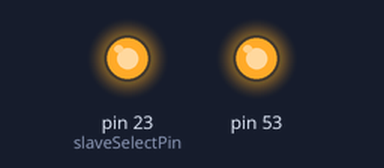
A sketch run on a simulated Arduino Mega 2560, built with avr-gcc and run on an emulated ATmega2560. Parts: output pins drawn as LEDs (lit = HIGH). What the sketch prints to the serial monitor is not drawn.

Above: at 0.1 s.
Timing chart, 0 to 1.6 s (numbered marks = the images above):
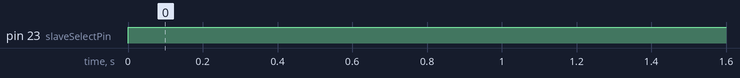

The sketch:

EncoderProject.ino
```cpp
// inslude the SPI library:
#include <SPI.h>

const int slaveSelectPin = 23;
 int recievedVal16;
 int recievedVal16B;
 int recievedVal16C;
 int recievedVal16D;
// binary  --- B11110000
// Hex   0x7F

void setup() {
  // setup code, to run once:
  SPI.begin();
  pinMode(slaveSelectPin, OUTPUT);   //SS
  pinMode(50, INPUT_PULLUP);   //MISO
  pinMode(51, OUTPUT);         //MOSI
  pinMode(52, OUTPUT);       // SCLK
  Serial.begin(38400);
  SPI.begin();

}

void loop() {
  SPI.beginTransaction(SPISettings(1000000,MSBFIRST,SPI_MODE1));
  digitalWrite(slaveSelectPin, LOW);
  delayMicroseconds(30);
  recievedVal16 = SPI.transfer16(0xf0f0);
  recievedVal16B  = SPI.transfer16(0xf0f0);
  recievedVal16C  = SPI.transfer16(0xf0f0);
  recievedVal16D  = SPI.transfer16(0xf0f0);
  SPI.endTransaction();
  digitalWrite(slaveSelectPin, HIGH);
  Serial.print("Count =  ");
  Serial.print(recievedVal16, DEC);
  Serial.print("  ");
  Serial.print(recievedVal16B, DEC);
  Serial.print("  ");
  Serial.print(recievedVal16C, DEC);
  Serial.print("  ");
  Serial.println(recievedVal16D, DEC);
  delay(500);
}
```

Measured:
- by itself, pin 23 (slaveSelectPin): LOW → HIGH at 0.00 s
